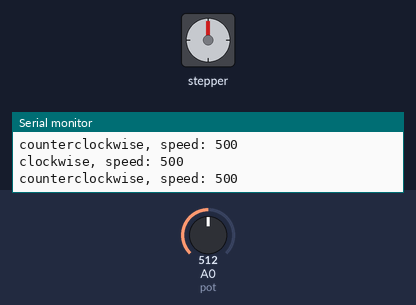
Bench run of a program on a simulated ESP8266 (NodeMCU). Shown: stepper motor, the last lines printed to the serial monitor. The inputs (shaded band) are chosen by the test bench; at power-on: A0 (pot) = 512. Stepper angles assume 200 steps per turn.

Above: at 2.0 s.
2.1 s: A0 (pot) set to 716
5.7 s: A0 (pot) set to 900
9.2 s: A0 (pot) set to 306
At 9.5 s:
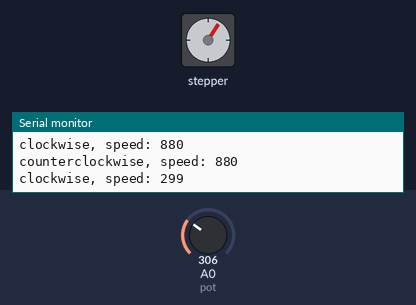
13.0 s: A0 (pot) set to 122
At 14.76 s:
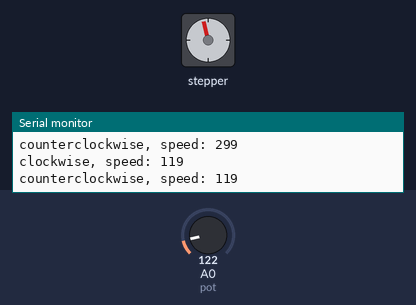
17.4 s: A0 (pot) set to 0
20.9 s: A0 (pot) set to 511
Timing chart, 0 to 25.4 s (numbered marks = the images above; inputs shaded):
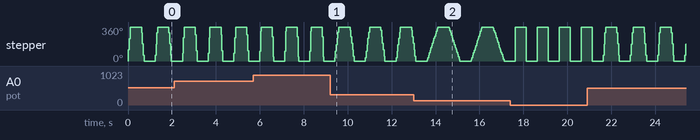

Measured:
- by itself, stepper: repeats every 1.2 s: 59° 0.04 s, 178° 0.04 s, 297° 0.04 s, 360° 0.50 s, 300° 0.04 s, 181° 0.04 s, 63° 0.04 s, 0° 0.50 s

The program:

main.cpp
```cpp
#include <Arduino.h>
#include "Stepper.h"

#define pot A0

const int stepsPerRevolution = 200;
int previous = 0, value = 0;

// initialize the three-phase stepper library on GPIO
Stepper myStepper(stepsPerRevolution, D5, D6, D7);

void setup()
{
  // set the speed at 60 rpm:
  myStepper.setSpeed(1);
  // initialize the serial port:
  Serial.begin(115200);
}

void loop()
{
  // get the sensor value
  int value = map(analogRead(pot), 0, 1023, 0, 1000);
  myStepper.setSpeed(value);

  // step one revolution  in one direction:
  Serial.printf("clockwise, speed: %d\n", value);
  myStepper.step(stepsPerRevolution);
  delay(500);

  // step one revolution in the other direction:
  Serial.printf("counterclockwise, speed: %d\n", value);
  myStepper.step(-stepsPerRevolution);
  delay(500);
}
/*
void old_variables()
{
  const int numberOfSteps = 20; // number of steps you want your stepper motor to take
                                // determined for my floppy drive stepper, 20 steps = one complete rotation
  int previous = 0;
  int value = 0;

void old_setup()
{
  // set the speed at 60 rpm:
  myStepper.setSpeed(60);
}
void old_loop()
{
  // get the sensor value
  int value = map(analogRead(pot), 0, 1023, 0, 1000);
  myStepper.setSpeed(value);

  // move 1/10 of a revolution
  myStepper.step(numberOfSteps / 10);
}
}
*/
```
